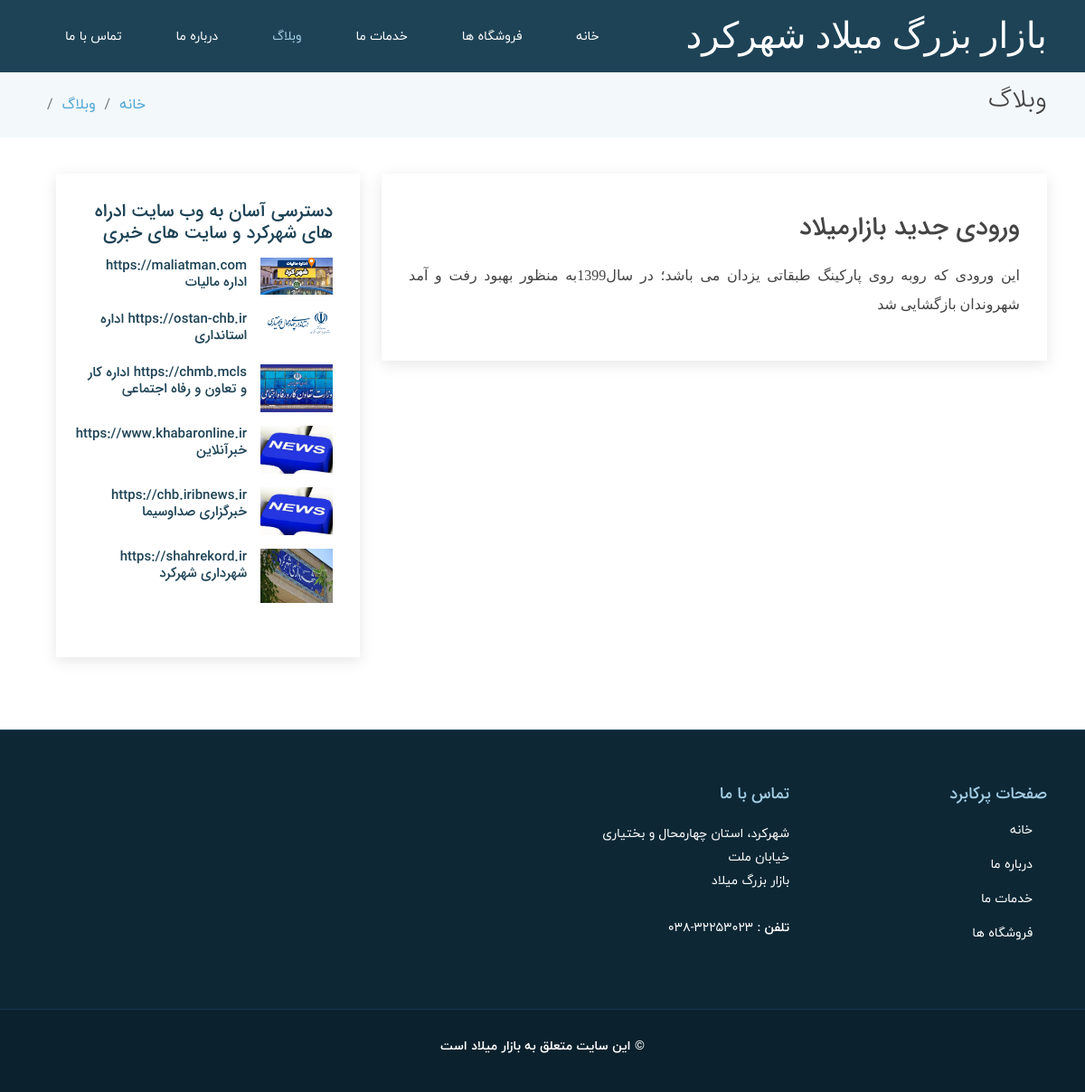
Screenshot of /blog/ with the database file from the repository.
### market_app/models.py (models this page shows, shortened)
class blogcls(models.Model):
    blog_pic=models.ImageField(upload_to="imgs3",verbose_name="عکس خبر")
    blog_title=models.CharField(max_length=100,verbose_name="عنوان خبر")
    blog_desc=models.CharField(max_length=3000,verbose_name="توضیحات خبر")

class officecls(models.Model):
    off_name=models.CharField(max_length=50,verbose_name="نام ادراه")
    off_pic=models.ImageField(upload_to="imgs4",verbose_name="عکس")
    off_web=models.CharField(max_length=50,verbose_name="آدرس وب")

### market_app/views.py (the view)
# urls.py: path('blog/',blog),
def blog(request):
    l1=blogcls.objects.all()
    l2=officecls.objects.all()
    return render(request,"market_app/blog.html",context={"blog1":l1,"office":l2,"active_tab":"blog"})

### market_app/templates/market_app/blog.html (shortened to what this page needs)
{%extends 'market_app/base2.html'%}
{%block title2%}وبلاگ{%endblock%}
{%block bread%}وبلاگ{%endblock%}
{%block href%}blog/{%endblock%}
{%block content%}
    <section id="blog" class="blog rtl-blog">
      <div class="container" data-aos="fade-up">
        <div class="row" >
          <div class="col-lg-8 entries">
{%for b in blog1%}
            <article class="entry">
              <div class="entry-img">
              </div>
              <h2 class="entry-title">
                {{b.blog_title}}
              </h2>
              <div class="entry-content">
                <p>
                  {{b.blog_desc}}
                </p>
              </div>
            </article>
{%endfor%}
          </div>
          <div class="col-lg-4">
            <div class="sidebar">
              <h3 class="sidebar-title">  دسترسی آسان به وب سایت ادراه های شهرکرد و سایت های خبری</h3>
              <div class="sidebar-item recent-posts">
{%for o in office%}
                <div class="post-item clearfix">
                  <img src="{{o.off_pic.url}}" alt="">
                  <h4><a href="{{o.off_web}}">{{o.off_name}}</a></h4>
                </div>
{%endfor%}
            </div>
          </div>
        </div>
      </div>
    </section>
  {%endblock%}

### market_app/static/market_app/assets/css/style.css (style rules this page uses)
body { font-family: "Open Sans", sans-serif; color: #444; }
a { color: #4fa6d5; text-decoration: none; }
h1, h2, h3, h4, h5, h6, .font-primary { font-family: "Roboto", sans-serif; }
section { padding: 60px 0; }
.blog { padding: 40px 0 20px 0; }
.blog .entry { padding: 30px; margin-bottom: 60px; box-shadow: 0 4px 16px rgba(0, 0, 0, 0.1); }
.blog .entry .entry-img { max-height: 440px; margin: -30px -30px 20px -30px; overflow: hidden; }
.blog .entry .entry-title { font-size: 28px; font-weight: bold; padding: 0; margin: 0 0 20px 0; }
.blog .entry .entry-content p { line-height: 24px; }
.blog .sidebar { padding: 30px; margin: 0 0 60px 20px; box-shadow: 0 4px 16px rgba(0, 0, 0, 0.1); }
.blog .sidebar .sidebar-title { font-size: 20px; font-weight: 700; padding: 0 0 0 0; margin: 0 0 15px 0; color: #1e4356; position: relative; }
.blog .sidebar .sidebar-item { margin-bottom: 30px; }
.blog .sidebar .recent-posts .post-item+.post-item { margin-top: 15px; }
.blog .sidebar .recent-posts img { width: 80px; float: left; }
.blog .sidebar .recent-posts h4 { font-size: 15px; margin-left: 95px; font-weight: bold; }
.blog .sidebar .recent-posts h4 a { color: #1e4356; transition: 0.3s; }

### market_app/static/market_app/assets/css/rtl.css (style rules this page uses)
p { line-height: 1.9rem; }
body { font-family: iranyekan; }
h1, h2, h3, h4, h5, h6, .font-primary { font-family: iransans; }
.rtl-blog .entry .entry-content p { line-height: 2em; font-weight: 100; text-align: justify; }
.rtl-blog .sidebar .recent-posts img { float: right; }
.rtl-blog .sidebar .recent-posts h4 { margin-left: 0px; margin-right: 95px; }

### rows the page displays
blogcls: blog_title "ورودی جدید بازارمیلاد", blog_desc "این ورودی که روبه روی پارکینگ طبقاتی یزدان می باشد؛ در سال1399به منظور بهبود رفت و آمد شهروندان بازگشایی شد"
officecls: off_pic (picture), off_name "https://maliatman.com اداره مالیات"
officecls: off_pic (picture), off_name "https://ostan-chb.ir اداره استانداری"
officecls: off_pic (picture), off_name "https://chmb.mcls اداره کار و تعاون و رفاه اجتماعی"
officecls: off_pic (picture), off_name "https://www.khabaronline.ir خبرآنلاین"
officecls: off_pic (picture), off_name "https://chb.iribnews.ir خبرگزاری صداوسیما"
officecls: off_pic (picture), off_name "https://shahrekord.ir شهرداری شهرکرد"
